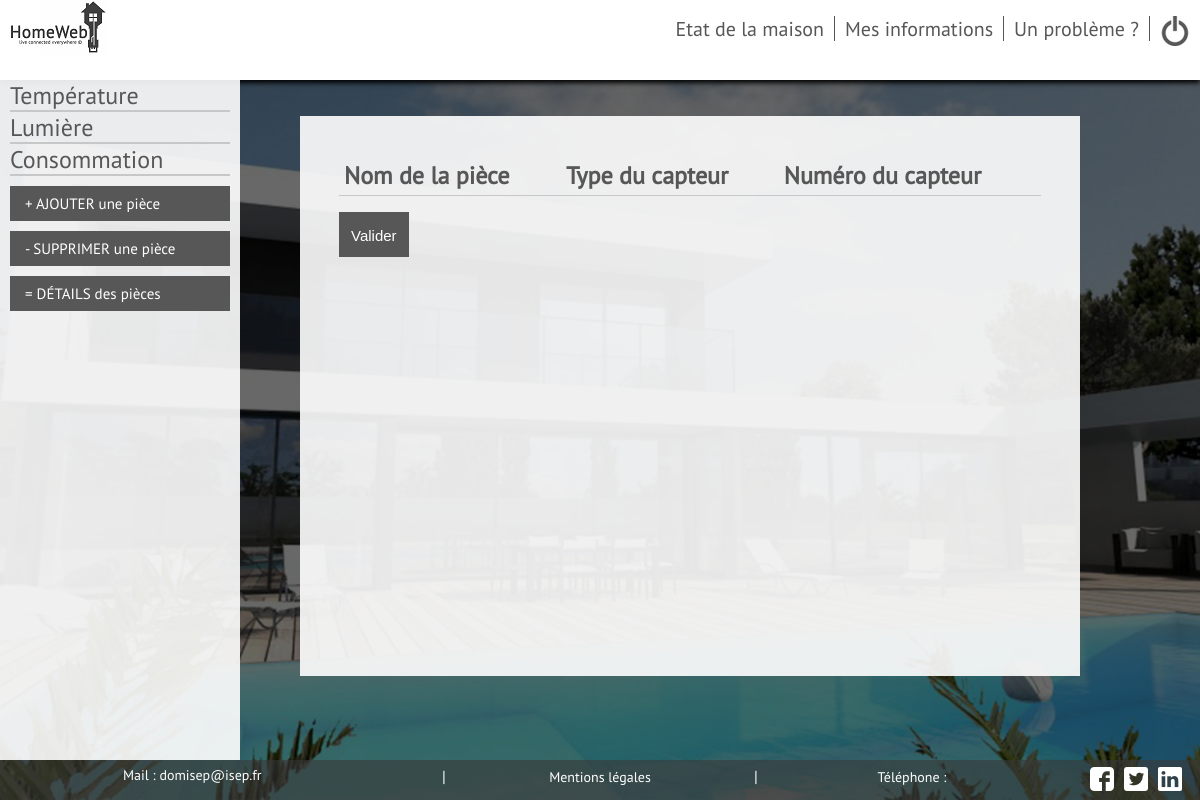
Page /Vues/User/detailpiece.php on the earlier database version.
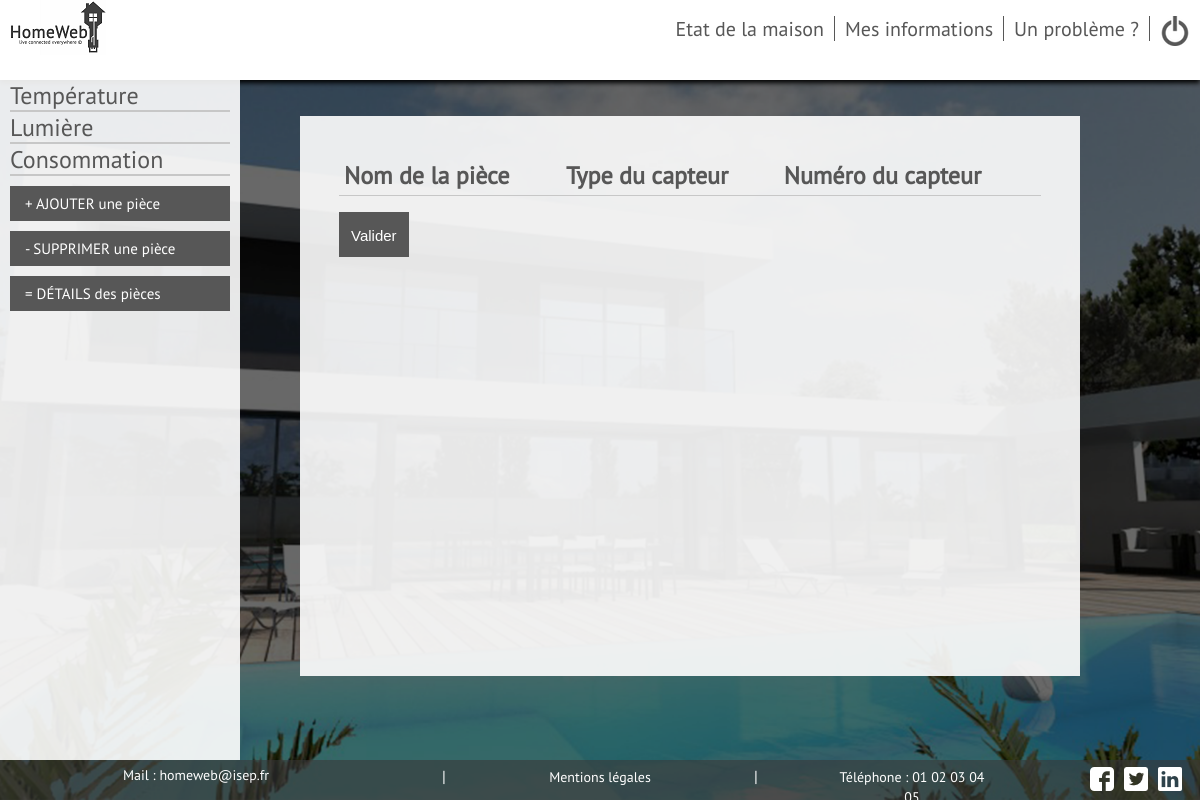
Same page on the later database version.
### tables this page shows
CREATE TABLE IF NOT EXISTS `domisep_infos` (
  `id` int(11) NOT NULL,
  `nom` text NOT NULL,
  `contenu` text NOT NULL
);

### Vues/User/footer_user.php (the view)
<?php echo(' <footer>
                <nav>
                    <ul>
                        <li><a class="contact_footer">Mail : '); $reponse = $db -> query('SELECT contenu FROM domisep_infos WHERE nom="mail"');$mail=$reponse->fetch();echo "$mail[0]"; echo('</a></li>
                        <li>|</li>
                        <li><a href="mentionlegal.php">Mentions légales</a></li>
                        <li>|</li>
                        <li><a>Téléphone : '); $reponse2 = $db -> query('SELECT contenu FROM domisep_infos WHERE nom="tel"');$tel=$reponse2->fetch();echo "$tel[0]"; echo('</a></li>
                    <div id=social>
                        <ul>
                        <li><a href="../../Styles/image/facebook.png"><img src="../../Styles/image/facebook.png" alt="Facebook" title="Facebook"/></li>
                        <li><a href="../../Styles/image/twitter.png"><img src="../../Styles/image/twitter.png" alt="Twitter" title="Twitter"/></li>
                        <li><a href="../../Styles/image/linkedin.png"><img src="../../Styles/image/linkedin.png" alt="Linkedin" title="Linkedin"/></li>
                        </ul>
                    </div>
                    </ul>
                </nav>
            </footer>');
?>

### Vues/User/detailpiece.php (shortened to what this page needs)
<!DOCTYPE HTML>
<?php require("../../Modele/fonctions.php");
require("../../Modele/connexionBDD.php");
?>
<html>
	<head>
		<link rel="stylesheet" type="text/css" href="../../Styles/main.css" />
	</head>
	<body>
        <div id="page">
            <header>
                <?php
                include ("entete_user.php");
                ?>
            </header>
            <div id=capteurs>
                <ul>
                    <li><a href="#">Température</a>
                        <?php cascade_temp($_SESSION['id'],$db) ?>
                    </li>
                    <li><a href="#">Lumière</a>
                        <?php cascade_lum($_SESSION['id'],$db) ?>
                    </li>
                    <li><a href="#">Consommation</a>
                        <ul>
                        </ul>
                    </li>
                    <li>
                        <a class="bouton_type" href="ajout_piece.php">+  AJOUTER une pièce</a>
                        <a class="bouton_type" href="suppr.php">- SUPPRIMER une pièce</a>
                        <a class="bouton_type" href="detailpiece.php">= DÉTAILS des pièces</a>
                    </li>
                </ul>
	       	</div>
            <div id=boitetable>
                <form action="../../Controleur/valid_details.php" method="post" accept-charset="utf-8">
                    <div id=tableau_detail>
                    <table>
                        <tr>
                            <th>Nom de la pièce</th>
                            <th>Type du capteur</th>
                            <th class="colonne">Numéro du capteur</th>
                        </tr>
                    </table>
                        <div id=boutonvalider><input id="boutons_valider" type="submit" name="bouton_submit" value="Valider"/></div>
                    </div>
                </form>
            </div>
        </div>
         <?php include ("footer_user.php");?>
	</body>
</html>

### Vues/User/entete_user.php
<?php
echo '  <div id="logo">
            <a href="../../Styles/image/logo.png"><img src="../../Styles/image/logomini.png" alt="Logo HomeWeb" title="Logo HomeWeb"/>
        </div>
        <nav>
            <ul>
                <li><a href="etat.php">Etat de la maison</a></li>
                <li><a href="infos.php">Mes informations</a></li>
                <li><a href="signaler.php">Un problème ?</a></li>
                <div id=logodeco><a href="../../Controleur/logout.php"><img src="../../Styles/image/onoff.png"></a></div>
            </ul>
        </nav>';
?>

### Modele/fonctions.php (shortened to what this page needs)
<?php
function cascade_temp($id,$db)
{
    echo "<ul class=\"current\">";
    echo "</ul>";
}
function cascade_lum($id,$db)
{
    echo "<ul>";
    echo "</ul>";
}
?>

### Styles/main.css (style rules this page uses)
html, #page { height: 100%; width: 100%; }
body { background: url('image/fond.png') ; background-position: center ; background-repeat: no-repeat ; background-attachment: fixed ; background-size: cover ; color: #575757; font-family: pt_sansregular; margin: 0px; height: 100%; }
#logo { margin-left: 10px; }
header nav ul { list-style-type: none; display: flex; }
header nav li { padding-left:10px; padding-right:10px; border: 1px; border-right-style:solid; }
header { display: flex; justify-content: space-between; background-color: white; box-shadow: 0px 3px 5px black; height: 10%; }
footer { display: flex; bottom:0px; position:fixed; width:100%; background-color: rgba(57,57,57,0.6); color:white; height: 5%; text-align:center; list-style:none; }
footer nav { width:100%; }
footer nav ul { list-style-type:none; display:flex; width:65%; padding:0; margin:auto; margin-top:0.5%; margin-bottom:0.5%; }
footer nav li { width:100%; }
footer nav ul li a { color:white; font-size:14px; }
nav a { font-size: 20px; text-decoration: none; color: #575757; }
#objects, #objects ul, #capteurs, #capteurs ul { padding: 0; margin: 0; list-style: none; }
#capteurs { background-color: rgba(255,255,255,0.9); width: 20%; height: 85%; overflow: auto; display: inline-block; vertical-align: top; max-width: 300px; min-width: 200px; }
#capteurs ul li { font-size: x-large; margin-left: 10px; margin-right:10px; }
#capteurs ul li ul { border: 1px; border-top-style:solid; border-bottom-style:solid; border-color: rgb(199,199,199); }
#capteurs a { text-decoration:none; color:#575757; }
#capteurs .bouton_type { cursor: pointer; border-style: solid; background-color: #575757; border-color: #575757; padding: 5px; font-size: 15px; display: flex; margin-top: 10px; padding-left: 12px; color:white; margin-bottom:10px; }
#logodeco { height:25px; margin:auto; margin-left: 10px; margin-right:10px; }
#social ul li { margin-left:10px; display:flex; justify-content: flex-end; }
#boutons_valider { cursor: pointer; border-style: solid; background-color: #575757; border-color: #575757; color: white; padding-bottom:11px; padding-top:13px; padding-left:10px; padding-right:10px; font-size:20px; }
#social { height:24px; position:fixed; margin-left:71%; }
a { color: darkcyan; }
#boitetable { background-color: rgba(255,255,255,0.9) ; margin-top: 3%; margin-right: 5%; margin-left: 5%; width: 65%; display:inline-block; position: fixed; height:70%; overflow:auto; }
#tableau_detail table { font-size: 24px; width:90%; color:#575757; border-collapse: collapse; margin-top:5%; margin-left:5%; margin-right:5%; }
#tableau_detail table td,#tableau_detail table th { border-bottom: 1px solid rgb(199,199,199); padding:5px; text-align:left; }
#tableau_detail input { border-style: solid; background-color: #575757; border-color: #575757; font-size: 15px; color:white; }
#boutonvalider { padding-left:5%; margin-bottom:2%; margin-top:2%; }
.contact_footer { position: absolute; margin-left: -165px; }

Differences in the rows shown:
changed domisep_infos: contenu "domisep@isep.fr" → "homeweb@isep.fr"
now on this page (row edited): domisep_infos: contenu "01 02 03 04…"
